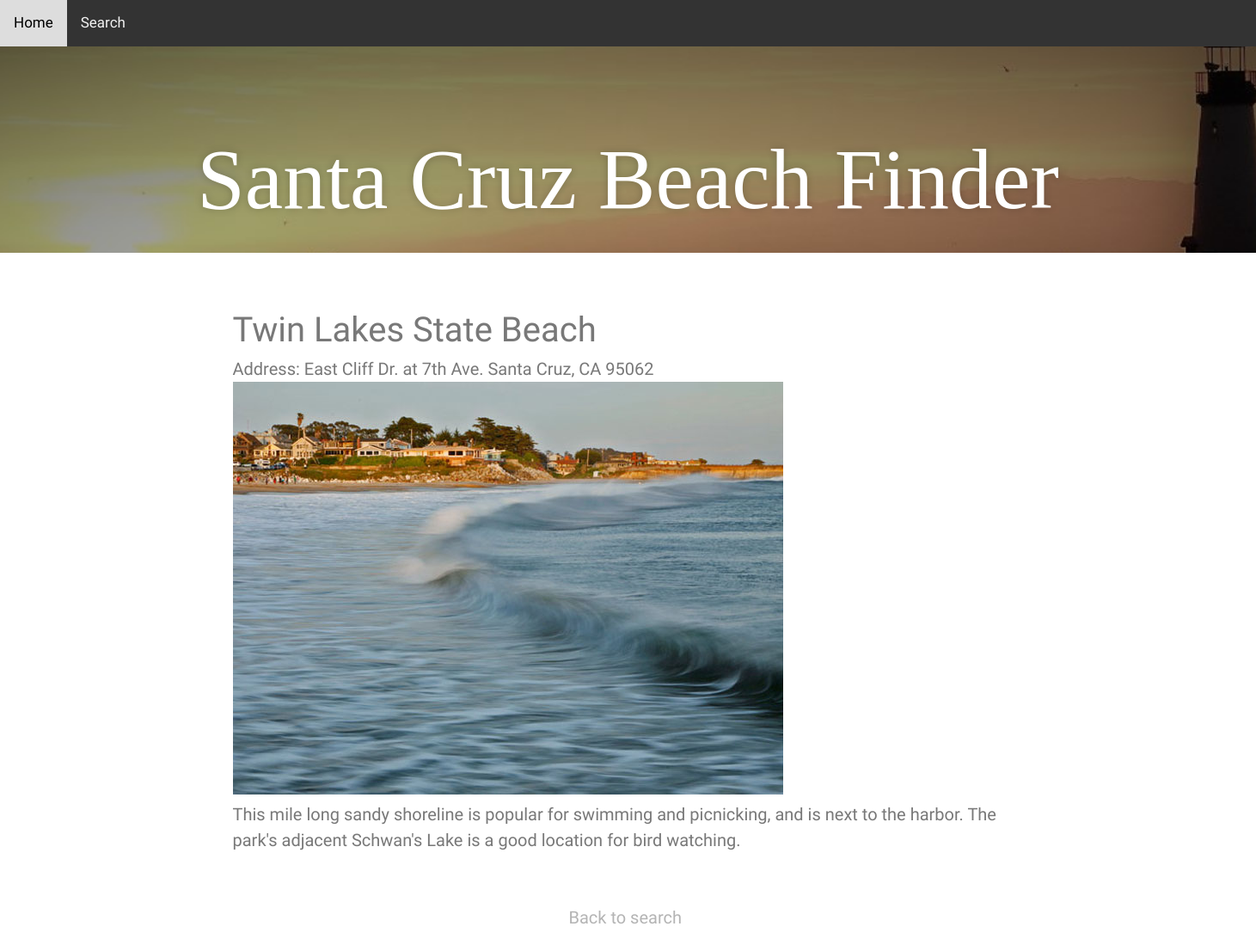
The app's page /beaches/3/ with its own data.
### beaches/models.py (models this page shows, shortened)
class Beach(models.Model):
	title_text = models.CharField(max_length=100)
	description_text = models.CharField(max_length=2000)
	address_text = models.CharField(max_length=100)
	is_pet_friendly = models.BooleanField(default=False)
	is_alcohol_friendly = models.BooleanField(default=False)
	is_open_after_sunset = models.BooleanField(default=False)
	is_bonfire_friendly = models.BooleanField(default=False)
	is_camping_friendly = models.BooleanField(default=False)
	is_good_for_surfing = models.BooleanField(default=False)
	has_free_parking = models.BooleanField(default=False)
	photo = models.ImageField(upload_to='beaches/static/media')

### beaches/views.py (the view)
# urls.py: url(r'^(?P<beach_id>[0-9]+)/$', views.details, name='details'),
def details(request, beach_id):
	beaches_list = Beach.objects.order_by('title_text')
	try:
		beach = beaches_list.get(pk=beach_id)
	except Beach.DoesNotExist:
		raise Http404("Beach does not exist.")
	photo = beach.photo
	photoURL = str(beach.photo.url)
	photoURL = photoURL[7:]
	context = {
		'beach_id':beach_id,
		'beach':beach,
		'photo':photo,
		'photoURL':photoURL,
	}
	return render(request, 'beaches/details.html', context)

### beaches/templates/beaches/details.html
{% extends 'beaches/base.html' %}
{% block content %}
<h1>{{beach.title_text}}</h1>
<h3>Address: {{beach.address_text}}</h3>
<img src="{{photoURL}}">
<p>{{beach.description_text}}</p>
<br><br>
<div class="centered2">
	<a href="/beaches/search/">Back to search</a>
</div>
{% endblock %}

### beaches/static/css/style.css (style rules this page uses)
html, body, div, span, applet, object, iframe, h1, h2, h3, h4, h5, h6, p, blockquote, pre, a, abbr, acronym, address, big, cite, code, del, dfn, em, img, ins, kbd, q, s, samp, small, strike, strong, sub, sup, tt, var, b, u, i, center, dl, dt, dd, ol, ul, li, fieldset, form, label, legend, table, caption, tbody, tfoot, thead, tr, th, td, article, aside, canvas, details, embed, figure, figcaption, footer, header, hgroup, menu, nav, output, ruby, section, summary, time, mark, audio, video { margin: 0; padding: 0; border: 0; font-size: 100%; font: inherit; vertical-align: baseline; }
body { line-height: 1; }
*, *:before, *:after { -webkit-box-sizing: border-box; -moz-box-sizing: border-box; box-sizing: border-box; }
body { background-color: #b4b4b4; color: #787878; font-family: "Cantarell", Helvetica, Arial, "Lucida Grande", sans-serif; font-size: 20px; line-height: 1.5; }
.centered2 { transform: translateX(42.5%); }
a { text-decoration: none; color: #b4b4b4; }
section.module h1 { font-family:"Cantarell", serif; font-size:40px; padding-top:20px; }
section.module p { font-family: "Cantarell", serif, Arial; font-size: 16px; font-weight: 300; }
@media all and (min-width: 600px) { section.module p { font-size: 20px; } }

### records on screen
Beach: title_text "Twin Lakes State Beach", address_text "East Cliff Dr. at 7th Ave. Santa Cruz, CA 95062", description_text "This mile long sandy shoreline is popular for swimming and picnicking, and is next to the harbor. The park's adjacent Schwan's Lake is a good location for bird watching."
